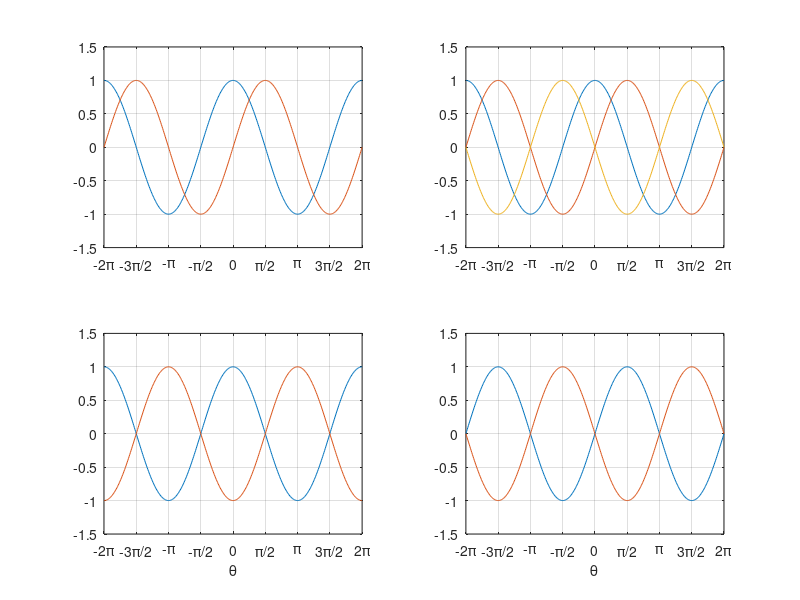

MATLAB code for this plot:
ome = -2*pi:pi/100:2*pi;
 x1 = cos(ome);
 x2 = sin(ome);
 str = {'-2\pi','-3\pi/2','-\pi','-\pi/2','0','\pi/2','\pi','3\pi/2','2\pi'};
 figure,
 subplot(221), plot(ome,x1,ome,x2), grid
 xticks([-2*pi -3*pi/2 -pi -pi/2 0 pi/2 pi 3*pi/2 2*pi])
 xticklabels(str);
 xlim([-2*pi 2*pi])
 ylim([-1.5 1.5])
 subplot(222), plot(ome,x1,ome,x2,ome,-x2), grid
 xticks([-2*pi -3*pi/2 -pi -pi/2 0 pi/2 pi 3*pi/2 2*pi])
 xticklabels(str);
 xlim([-2*pi 2*pi])
 ylim([-1.5 1.5])
 subplot(223), plot(ome,x1,ome,-x1), grid
 xticks([-2*pi -3*pi/2 -pi -pi/2 0 pi/2 pi 3*pi/2 2*pi])
 xticklabels(str);
 xlim([-2*pi 2*pi])
 ylim([-1.5 1.5])
 xlabel('\theta') 
subplot(224), plot(ome,x2,ome,-x2), grid
 xticks([-2*pi -3*pi/2 -pi -pi/2 0 pi/2 pi 3*pi/2 2*pi])
 xticklabels(str);
 xlim([-2*pi 2*pi])
 ylim([-1.5 1.5])
 xlabel('\theta')